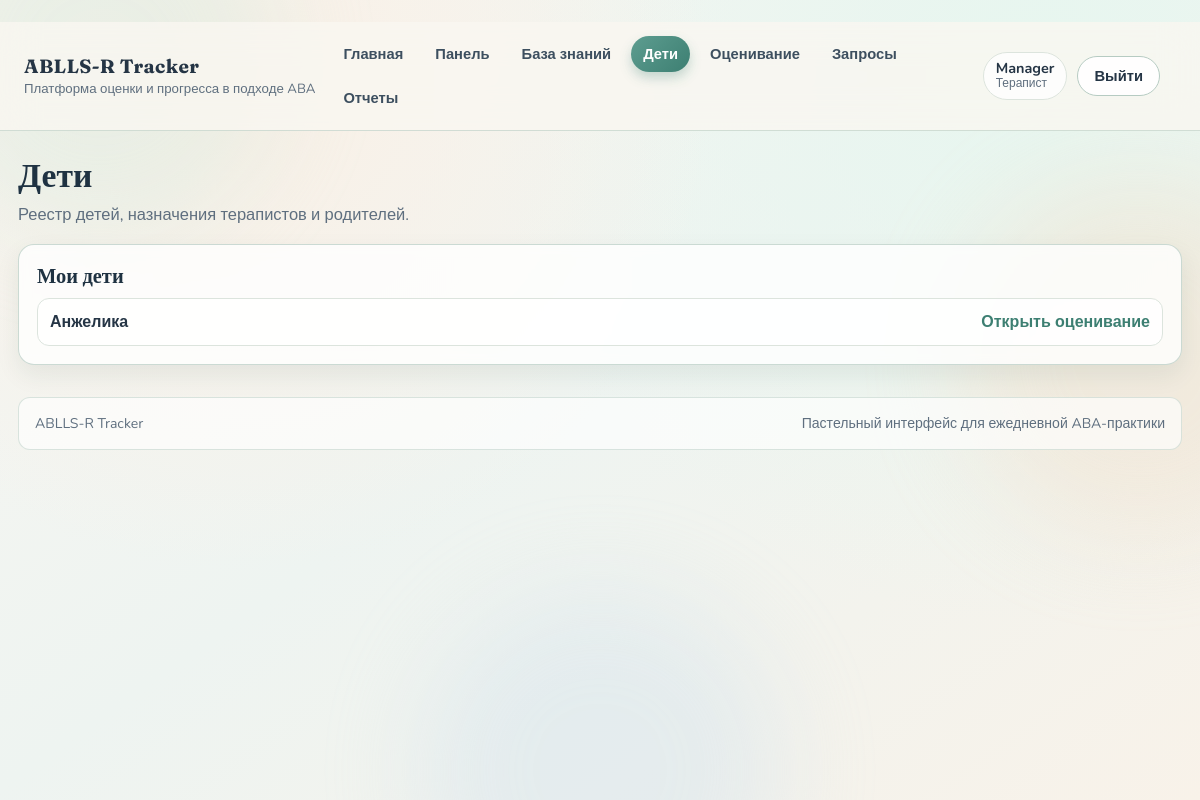
/children (signed in), run on the app's committed database.
### app/models/user.py (models this page shows)
class User(Base):
    __tablename__ = "users"
    id: Mapped[str] = mapped_column(
        String(36),
        primary_key=True,
        default=lambda: str(uuid.uuid4()),
    )
    email: Mapped[str] = mapped_column(String(255), unique=True, index=True)
    full_name: Mapped[str] = mapped_column(String(255))
    role: Mapped[str] = mapped_column(String(20))
    password_hash: Mapped[str] = mapped_column(String(255))
    created_at: Mapped[datetime] = mapped_column(
        DateTime,
        default=lambda: datetime.now(timezone.utc),
    )

### app/models/child.py (models this page shows)
class Child(Base):
    __tablename__ = "children"
    id: Mapped[str] = mapped_column(
        String(36),
        primary_key=True,
        default=lambda: str(uuid.uuid4()),
    )
    full_name: Mapped[str] = mapped_column(String(255), index=True)
    birth_date: Mapped[date | None] = mapped_column(Date, nullable=True)
    notes: Mapped[str | None] = mapped_column(Text, nullable=True)
    created_by: Mapped[str | None] = mapped_column(
        String(36),
        ForeignKey("users.id"),
        nullable=True,
    )
    created_at: Mapped[datetime] = mapped_column(
        DateTime,
        default=lambda: datetime.now(timezone.utc),
    )

### app/routers/pages.py (the view)
@router.get("/children")
def children(request: Request, db: Session = Depends(get_db)):
    user, response = _require_roles(request, db, {"admin", "therapist"})
    if response:
        return response
    context = _base_context(request, db)
    if user.role == "admin":
        children_list = db.execute(
            select(Child).order_by(Child.created_at.desc())
        ).scalars().all()
        therapists = db.execute(
            select(User).where(User.role == "therapist").order_by(User.full_name.asc())
        ).scalars().all()
        parents = db.execute(
            select(User).where(User.role == "parent").order_by(User.full_name.asc())
        ).scalars().all()
        t_assignments = db.execute(select(ChildTherapistAssignment)).scalars().all()
        p_assignments = db.execute(select(ChildParentAssignment)).scalars().all()
        therapist_map = {u.id: u for u in therapists}
        parent_map = {u.id: u for u in parents}
        child_therapists: dict[str, list[User]] = {c.id: [] for c in children_list}
        child_parents: dict[str, list[User]] = {c.id: [] for c in children_list}
        for row in t_assignments:
            therapist = therapist_map.get(row.therapist_id)
            if therapist and row.child_id in child_therapists:
                child_therapists[row.child_id].append(therapist)
        for row in p_assignments:
            parent = parent_map.get(row.parent_id)
            if parent and row.child_id in child_parents:
                child_parents[row.child_id].append(parent)
        context.update(
            {
                "children_list": children_list,
                "therapists": therapists,
                "parents": parents,
                "child_therapists": child_therapists,
                "child_parents": child_parents,
            }
        )
    else:
        context["assigned_children"] = _children_for_therapist(db, user.id)
    return templates.TemplateResponse("children.html", context)

### templates/children.html
﻿{% extends "base.html" %}
{% block content %}
  <section class="page-head">
    <h1 class="page-title">Дети</h1>
    <p class="page-subtitle">Реестр детей, назначения терапистов и родителей.</p>
  </section>
  {% if current_user and current_user.role == "admin" %}
    <section class="grid">
      <article class="card">
        <h2>Добавить ребенка</h2>
        <form class="form" method="post" action="/children">
          <label>
            ФИО
            <input type="text" name="full_name" required>
          </label>
          <label>
            Дата рождения
            <input type="date" name="birth_date">
          </label>
          <label>
            Примечание
            <textarea name="notes" rows="3" placeholder="Короткий комментарий"></textarea>
          </label>
          <button type="submit">Сохранить</button>
        </form>
      </article>
      <article class="card">
        <h2>Реестр детей</h2>
        {% if children_list %}
          <div class="table-wrap">
            <table class="table">
              <thead>
                <tr>
                  <th>ФИО</th>
                  <th>Дата рождения</th>
                  <th>Тераписты</th>
                  <th>Родители</th>
                </tr>
              </thead>
              <tbody>
                {% for child in children_list %}
                  <tr>
                    <td>{{ child.full_name }}</td>
                    <td>{{ child.birth_date or "-" }}</td>
                    <td>
                      {% set therapists_for_child = child_therapists.get(child.id, []) %}
                      {% if therapists_for_child %}
                        {% for therapist in therapists_for_child %}
                          <div>{{ therapist.full_name }}</div>
                        {% endfor %}
                      {% else %}
                        <span class="badge pending">Не назначен</span>
                      {% endif %}
                      <form class="form form-inline" method="post" action="/children/{{ child.id }}/assign-therapist">
                        <select name="therapist_id" required>
                          <option value="">Выберите тераписта</option>
                          {% for therapist in therapists %}
                            <option value="{{ therapist.id }}">{{ therapist.full_name }}</option>
                          {% endfor %}
                        </select>
                        <button type="submit">Назначить</button>
                      </form>
                    </td>
                    <td>
                      {% set parents_for_child = child_parents.get(child.id, []) %}
                      {% if parents_for_child %}
                        {% for parent in parents_for_child %}
                          <div>{{ parent.full_name }}</div>
                        {% endfor %}
                      {% else %}
                        <span class="badge pending">Не назначен</span>
                      {% endif %}
                      <form class="form form-inline" method="post" action="/children/{{ child.id }}/assign-parent">
                        <select name="parent_id" required>
                          <option value="">Выберите родителя</option>
                          {% for parent in parents %}
                            <option value="{{ parent.id }}">{{ parent.full_name }}</option>
                          {% endfor %}
                        </select>
                        <button type="submit">Назначить</button>
                      </form>
                    </td>
                  </tr>
                {% endfor %}
              </tbody>
            </table>
          </div>
        {% else %}
          <p>Пока нет ни одного ребенка.</p>
        {% endif %}
      </article>
    </section>
  {% elif current_user and current_user.role == "therapist" %}
    <article class="card">
      <h2>Мои дети</h2>
      {% if assigned_children %}
        <div class="status-list">
          {% for child in assigned_children %}
            <div class="status-item">
              <strong>{{ child.full_name }}</strong>
              <a class="link" href="/assessments">Открыть оценивание</a>
            </div>
          {% endfor %}
        </div>
      {% else %}
        <p>Вам пока не назначили детей.</p>
      {% endif %}
    </article>
  {% endif %}
{% endblock %}

### templates/base.html (shortened to what this page needs)
﻿<!doctype html>
<html lang="ru">
  <head>
    <link rel="stylesheet" href="/static/styles.css">
  </head>
  <body>
    <div class="bg-orb bg-orb-a" aria-hidden="true"></div>
    <div class="bg-orb bg-orb-b" aria-hidden="true"></div>
    <div class="bg-orb bg-orb-c" aria-hidden="true"></div>
    <header class="site-header">
      <div class="brand-wrap">
        <a class="brand" href="/">ABLLS-R Tracker</a>
        <span class="brand-subtitle">Платформа оценки и прогресса в подходе ABA</span>
      </div>
      <nav class="nav" id="mainNav">
        <a href="/">Главная</a>
        {% if current_user %}
          <a href="/dashboard">Панель</a>
          <a href="/knowledge-base">База знаний</a>
          {% if current_user.role in ["admin", "therapist"] %}
            <a href="/children">Дети</a>
          {% endif %}
          {% if current_user.role == "therapist" %}
            <a href="/assessments">Оценивание</a>
            <a href="/requests">Запросы</a>
          {% endif %}
          {% if current_user.role in ["admin", "therapist", "parent"] %}
            <a href="/reports">Отчеты</a>
          {% endif %}
        {% endif %}
      </nav>
      <div class="auth">
        {% if current_user %}
          <div class="user-pill">
            <span class="user-name">{{ current_user.full_name }}</span>
            <span class="user-role">{{ role_labels.get(current_user.role, current_user.role) }}</span>
          </div>
          <form action="/auth/logout" method="post" class="logout">
            <button type="submit">Выйти</button>
          </form>
        {% else %}
          <a class="link-button" href="/auth/login">Войти</a>
          <a class="button" href="/auth/register">Регистрация</a>
        {% endif %}
      </div>
    </header>
    <main class="page">
      {% block content %}{% endblock %}
    </main>
    <footer class="site-footer">
      <div>ABLLS-R Tracker</div>
      <div>Пастельный интерфейс для ежедневной ABA-практики</div>
    </footer>
  </body>
</html>

### data on the page
User: full_name "Manager", get "Терапист"
Child: full_name "Анжелика"
